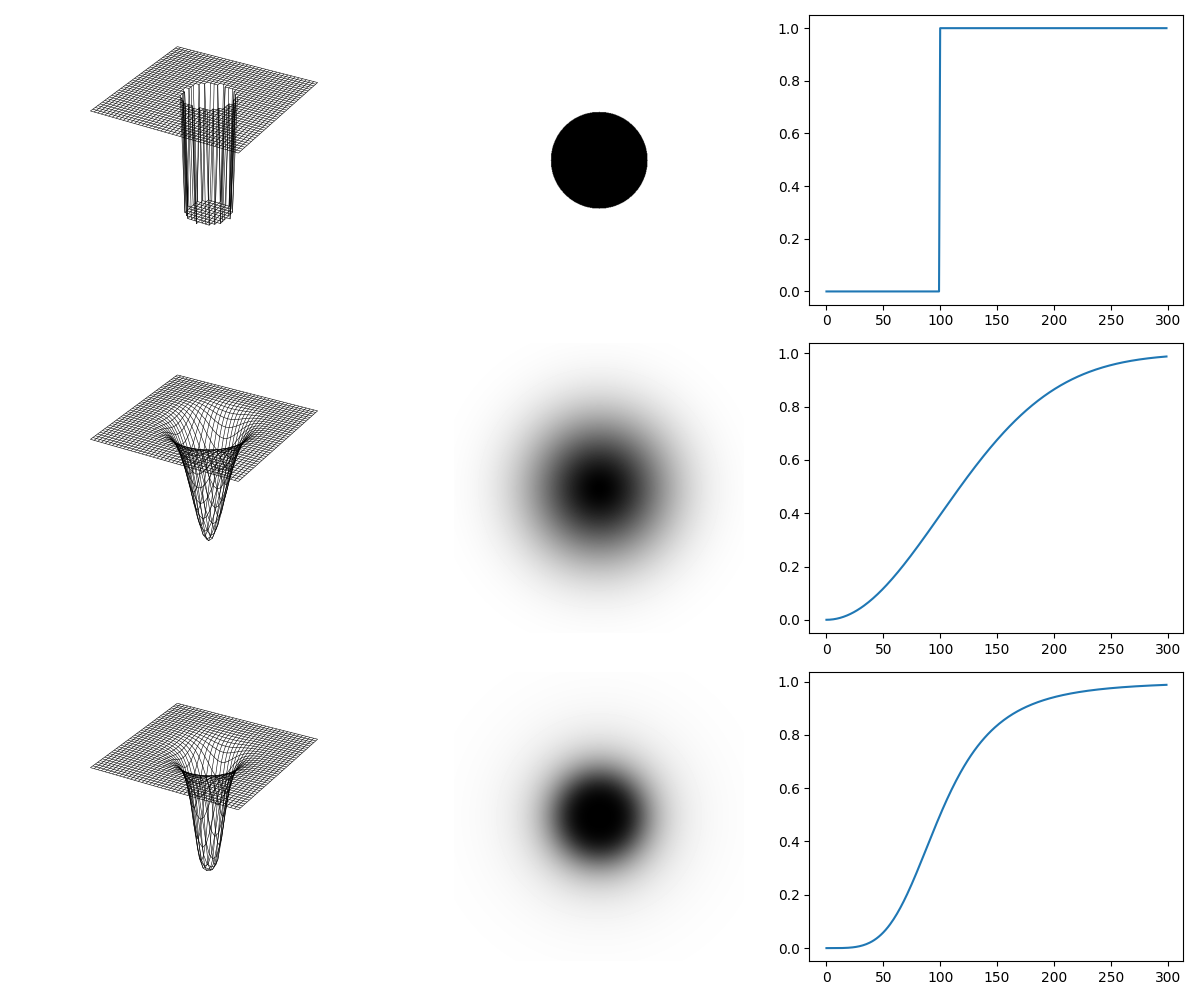

This chart was generated by the following Python code:
import sys
import numpy as np
import matplotlib.pyplot as plt
from mpl_toolkits.mplot3d import Axes3D  # noqa: F401
from libDIPUM.hpfilter import hpfilter

# IDEAL HIGHPASS
meshIHPF = np.fft.fftshift(hpfilter('ideal', 40, 40, 6))
IHPF = np.fft.fftshift(hpfilter('ideal', 600, 600, 100))

# GAUSSIAN HIGHPASS
meshGHPF = np.fft.fftshift(hpfilter('gaussian', 40, 40, 4))
GHPF = np.fft.fftshift(hpfilter('gaussian', 600, 600, 100))

# BUTTERWORTH HIGHPASS
meshBHPF = np.fft.fftshift(hpfilter('butterworth', 40, 40, 4, 2))
BHPF = np.fft.fftshift(hpfilter('butterworth', 600, 600, 100, 2))

# Display
fig = plt.figure(figsize=(12, 10))

# Mesh plots
ax1 = fig.add_subplot(3, 3, 1, projection='3d')
X, Y = np.meshgrid(np.arange(meshIHPF.shape[1]), np.arange(meshIHPF.shape[0]))
ax1.plot_wireframe(X, Y, meshIHPF, color='black', linewidth=0.4)
ax1.set_axis_off()

ax4 = fig.add_subplot(3, 3, 4, projection='3d')
X, Y = np.meshgrid(np.arange(meshGHPF.shape[1]), np.arange(meshGHPF.shape[0]))
ax4.plot_wireframe(X, Y, meshGHPF, color='black', linewidth=0.4)
ax4.set_axis_off()

ax7 = fig.add_subplot(3, 3, 7, projection='3d')
X, Y = np.meshgrid(np.arange(meshBHPF.shape[1]), np.arange(meshBHPF.shape[0]))
ax7.plot_wireframe(X, Y, meshBHPF, color='black', linewidth=0.4)
ax7.set_axis_off()

# Images
ax2 = fig.add_subplot(3, 3, 2)
ax2.imshow(IHPF, cmap='gray')
ax2.axis('off')

ax5 = fig.add_subplot(3, 3, 5)
ax5.imshow(GHPF, cmap='gray')
ax5.axis('off')

ax8 = fig.add_subplot(3, 3, 8)
ax8.imshow(BHPF, cmap='gray')
ax8.axis('off')

# Profiles
ax3 = fig.add_subplot(3, 3, 3)
ax3.plot(IHPF[299, 300:])

ax6 = fig.add_subplot(3, 3, 6)
ax6.plot(GHPF[299, 300:])

ax9 = fig.add_subplot(3, 3, 9)
ax9.plot(BHPF[299, 300:])

plt.tight_layout()
plt.savefig('Figure451.png')
plt.show()
